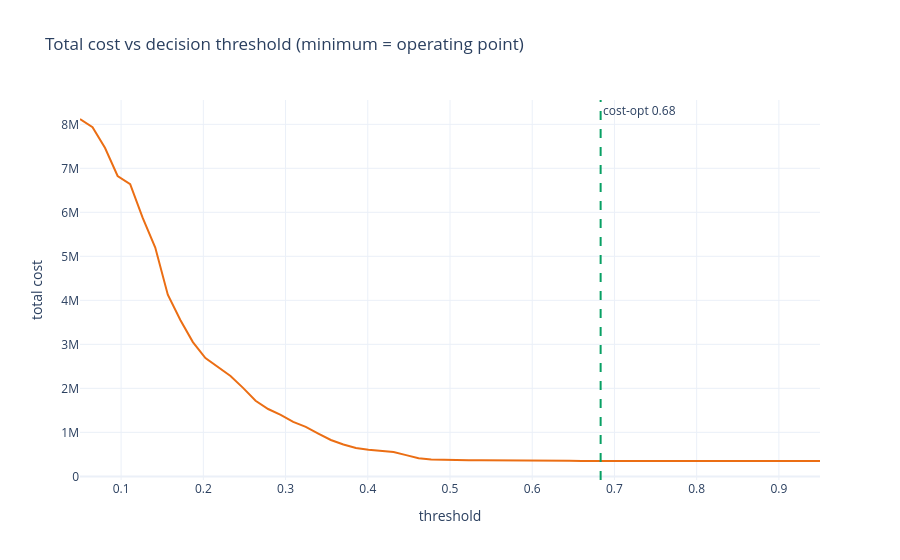

Here is the notebook cell this chart was saved with:
### Markdown cell above
## 4 - Cost-optimal operating point (not F1)

Walking a guest costs far more than an empty room, so the threshold is
cost-minimising, tuned on the pooled OOS (`src.scoring`).

### Code cell
thr = sc.cost_threshold_from_scores(yv, pv)
op = sc.cost_at_threshold(yv, pv, thr)
print(f"cost-optimal threshold = {thr:.3f}  (walk={sc.COST_WALK:.0f} / empty={sc.COST_EMPTY:.0f})")
print(f"  precision={op['precision']:.3f}  recall={op['recall']:.3f}  total_cost={op['total_cost']:,.0f}")
grid = np.linspace(0.05, 0.95, 60)
costs = [sc.cost_at_threshold(yv, pv, t)["total_cost"] for t in grid]
fig = go.Figure(go.Scatter(x=grid, y=costs, mode="lines", line=dict(color=BRAND["orange"])))
fig.add_vline(x=thr, line=dict(color=BRAND["green"], dash="dash"), annotation_text=f"cost-opt {thr:.2f}")
fig.update_layout(title="Total cost vs decision threshold (minimum = operating point)",
                  xaxis_title="threshold", yaxis_title="total cost")
fig.show()

### Figure 1 — Plotly figure (JSON) as saved in the notebook; plotly's stock layout.template omitted (floating-point values rounded to 4 significant figures)
{"data": [{"line": {"color": "#EB6E14"}, "mode": "lines", "type": "scatter", "x": [0.05, 0.06525, 0.08051, 0.09576, 0.111, 0.1263, 0.1415, 0.1568, 0.172, 0.1873, 0.2025, 0.2178, 0.2331, 0.2483, 0.2636, 0.2788, 0.2941, 0.3093, 0.3246, 0.3398, 0.3551, 0.3703, 0.3856, 0.4008, 0.4161, 0.4314, 0.4466, 0.4619, 0.4771, 0.4924, 0.5076, 0.5229, 0.5381, 0.5534, 0.5686, 0.5839, 0.5992, 0.6144, 0.6297, 0.6449, 0.6602, 0.6754, 0.6907, 0.7059, 0.7212, 0.7364, 0.7517, 0.7669, 0.7822, 0.7975, 0.8127, 0.828, 0.8432, 0.8585, 0.8737, 0.889, 0.9042, 0.9195, 0.9347, 0.95], "y": [8120900, 7934660, 7460620, 6825720, 6639460, 5872480, 5199540, 4128920, 3554560, 3051740, 2688180, 2475960, 2281240, 2011540, 1717780, 1530360, 1399500, 1236680, 1124700, 972560, 826720, 725660, 643240, 607660, 580460, 552300, 483480, 413820, 383020, 372240, 370720, 366380, 364540, 360600, 361180, 360300, 358620, 356320, 354880, 353660, 351360, 349940, 349660, 349440, 349440, 349440, 349440, 349440, 349440, 349440, 349440, 349440, 349440, 349440, 349440, 349440, 349440, 349440, 349440, 349440]}], "layout": {"annotations": [{"showarrow": false, "text": "cost-opt 0.68", "x": 0.6832, "xanchor": "left", "xref": "x", "y": 1, "yanchor": "top", "yref": "y domain"}], "shapes": [{"line": {"color": "#08A064", "dash": "dash"}, "type": "line", "x0": 0.6832, "x1": 0.6832, "xref": "x", "y0": 0, "y1": 1, "yref": "y domain"}], "title": {"text": "Total cost vs decision threshold (minimum = operating point)"}, "xaxis": {"title": {"text": "threshold"}}, "yaxis": {"title": {"text": "total cost"}}}}
